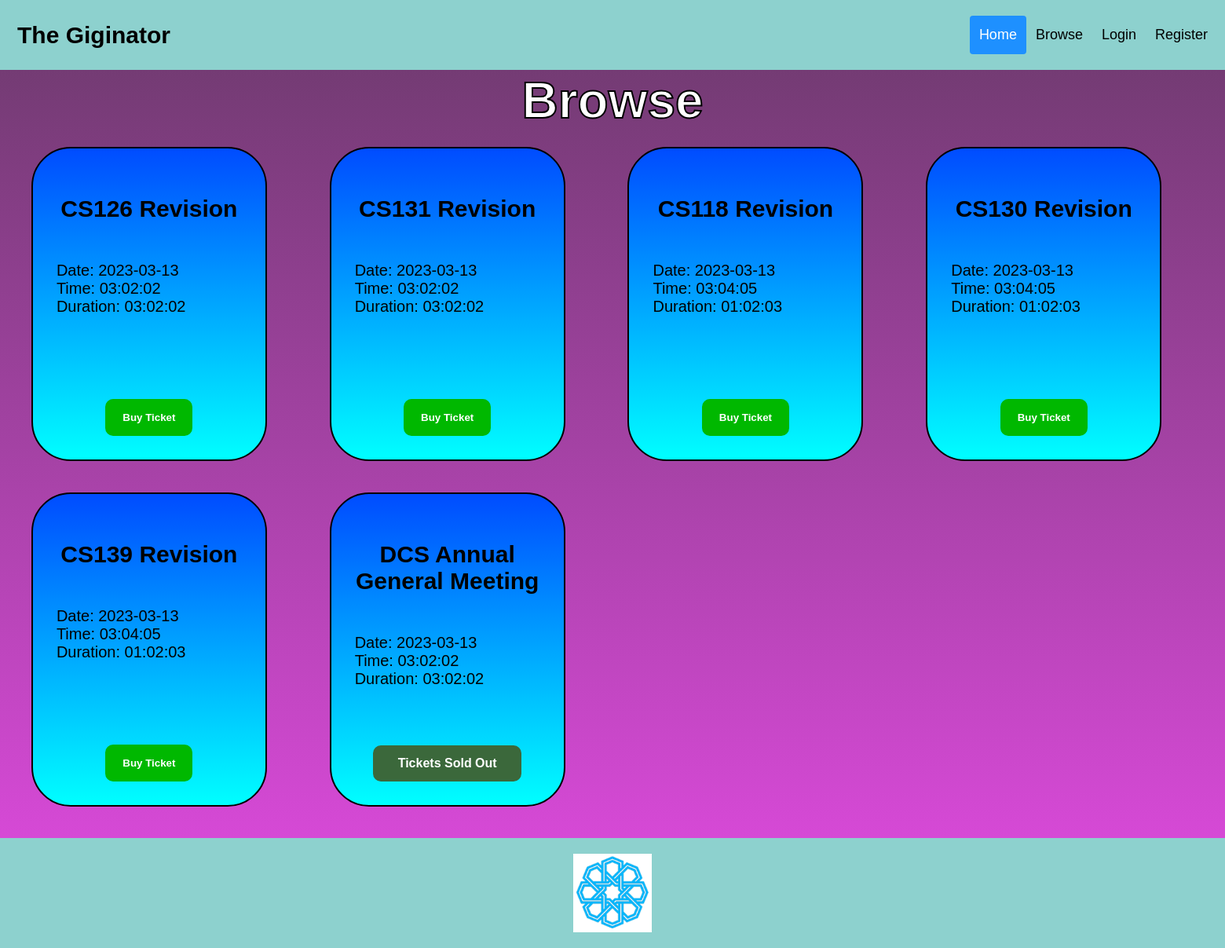
Screenshot of /browse with the database file from the repository.
### db_schema.py (models this page shows, shortened)
class Event(db.Model):
    __tablename__='events'
    id = db.Column(db.Integer, primary_key=True)
    eventname = db.Column(db.String(50))
    date = db.Column(db.Date)
    time = db.Column(db.Time)
    duration = db.Column(db.Time)
    capacity = db.Column(db.Integer)
    users = db.relationship('UserEvent')

### cwk.py (the view)
@app.route('/browse')
def allevents():
    if current_user.is_authenticated:
        ownedtickets = UserEvent.query.filter(UserEvent.user_id == current_user.id).with_entities(UserEvent.event_id).subquery()
        available_events = Event.query.filter(Event.id.notin_(ownedtickets),calcTickets(Event) < Event.capacity).\
                                order_by(Event.date,Event.time,Event.eventname)
        booked_events = Event.query.filter(Event.id.in_(ownedtickets),calcTickets(Event) < Event.capacity).\
                                order_by(Event.date,Event.time,Event.eventname)
    else:
        available_events = Event.query.filter(calcTickets(Event) < Event.capacity).\
                                order_by(Event.date,Event.time,Event.eventname)
        booked_events = [] #Guests cannot have owned tickets so list is empty
    sold_events = Event.query.filter(calcTickets(Event) >= Event.capacity).\
                                order_by(Event.date,Event.time,Event.eventname) #Retrieves all sold out tickets
    return render_template('browse.html',available_events=available_events,
                           booked_events=booked_events,sold_events=sold_events)

### cwk.py (called while the page is built)
def calcTickets(event):
    noTickets = Event.query.join(UserEvent).filter(UserEvent.isTicket==True,UserEvent.event_id==event.id).count()
    return noTickets

### templates/browse.html (shortened to what this page needs)
<!DOCTYPE html>
<html lang="en">
    <head>
        <link rel="stylesheet" href="/static/css/main.css" type="text/css" charset="utf-8">
    </head>
    <body>
        {% include 'header.html' %}
        <h1>Browse</h1><br>
        <div class="ticketdisplay">
            {% for event in available_events %}
                {% with ticket_type = "available" %}
                    {% include 'ticket.html' %}
                {% endwith %}
            {% endfor %}
            {% for event in sold_events %}
                {% with ticket_type = "sold" %}
                    {% include 'ticket.html' %}
                {% endwith %}
            {% endfor %}
        </div>
        {% include 'footer.html' %}
    </body>
</html>

### templates/header.html (shortened to what this page needs)
<!DOCTYPE html>
<html>
  <head>
    <link rel="stylesheet" href="/static/css/header.css" type="text/css" charset="utf-8">
  </head>
  <body>
    <div class="header">
      <a href="\" class="logo">The Giginator</a>
      <div class="header-right">
        <a id="home" href="\">Home</a>
        <a href="browse">Browse</a>
        {% if current_user.is_authenticated == false %}
          <a href="loginform">Login</a>
          <a href="register">Register</a>
        {% else %}
          <a href="myevents">My Events</a>
          <a href="mytickets">My Tickets</a>
          <a id="logout" href="logout">Log Out</a>
        {% endif %}
      </div>
    </div>
  </body>
</html>

### templates/ticket.html (shortened to what this page needs)
<body>
    <div class="ticket">
        <p class="ticketname">
            {{event.eventname}}
        </p>
        <p class="ticketvalue">
            Date: {{event.date}}<br>
            Time: {{event.time}}<br>
            Duration: {{event.duration}}
        </p>
        {% if ticket_type == "available" %}
            <button class="popup-button addticket" id="{{event.eventname}}">Buy Ticket</button>
        {% elif ticket_type == "booked" %}
            <button class="popup-button viewticket" id="{{event.eventname}}">View Ticket</button>
            <button class="popup-button cancel sellticket" id="c{{event.eventname}}">Sell Ticket</button>
        {% elif ticket_type == "sold" %}
            <div class="unavailable button">Tickets Sold Out</div>
        {% elif ticket_type == "manage" %}
            <div class="popup-button cancel delete-event" id="{{event.eventname}}">Delete Event</div>
        {% endif %}
    </div>
</body>

### templates/footer.html (shortened to what this page needs)
<!DOCTYPE html>
<html>
    <head>
        <link rel="stylesheet" href="/static/css/header.css" type="text/css" charset="utf-8">
    </head>
<body>
    <div class="footer">
        <div class="header">
            <img class="image" src="/static/css/Logo.png">
        </div>
    </div>
</body>

### static/css/main.css (style rules this page uses)
body { min-height: 100vh; background-image: linear-gradient(rgb(107, 58, 107),rgb(228, 75, 228)); display: flex; flex-direction: column; overflow-x: hidden; }
h1 { text-align: center; scale: 2; color: rgb(255, 255, 255); -webkit-text-stroke: 1px; -webkit-text-stroke-color: black; }
.ticket { border-radius: 50px; background-image: linear-gradient(rgb(0, 76, 255),rgb(0, 255, 255)); border: 2px solid; margin: 39.9px; margin-top: auto; padding: 30px; width: 300px; height: 400px; display: flex; flex-direction: column; }
.ticketname { font-weight: bold; font-size: 30px; text-align: center; }
.ticketvalue { font-size: 20px }
.ticketdisplay { display: flex; flex-wrap: wrap; }
.button { background-color: rgb(0, 184, 0); color: white; border: 2px solid rgb(0, 184, 0); padding: 12px 15px; margin: 0 10%; text-align: center; text-decoration: none; display: inline-block; border-radius: 10px; font-weight: bold; cursor: pointer; }
.unavailable { background-color: rgb(59, 104, 59); border: 2px solid rgb(59, 104, 59); margin-top: auto; }
.popup-button { background-color: rgb(0, 184, 0); color: white; border: 2px solid rgb(0, 184, 0); padding: 14px 20px; margin: 5% auto 0% auto; text-align: center; text-decoration: none; display: inline-block; border-radius: 10px; font-weight: bold; margin-top: auto; cursor: pointer; }

### static/css/header.css (style rules this page uses)
.image { object-fit: cover; display: block; width: 100px; height: 100px; margin-right: auto; margin-left:auto; }
body { margin: 0; font-family: Arial, Helvetica, sans-serif; }
* { box-sizing: border-box; }
.footer { margin-top: auto; }
.header { overflow: hidden; background-color: rgb(141, 209, 206); width: auto; padding: 20px 10px; }
.header a { float: left; color: black; text-align: center; padding: 12px; text-decoration: none; font-size: 18px; line-height: 25px; border-radius: 4px; }
.header a.logo { font-size: 30px; font-weight: bold; }
.header a#home { background-color: dodgerblue; color: white; }
.header-right { float: right; }

### rows the page displays
Event: eventname "CS126 Revision", date "2023-03-13", time "03:02:02", duration "03:02:02"
Event: eventname "CS131 Revision", date "2023-03-13", time "03:02:02", duration "03:02:02"
Event: eventname "CS118 Revision", date "2023-03-13", time "03:04:05", duration "01:02:03"
Event: eventname "CS130 Revision", date "2023-03-13", time "03:04:05", duration "01:02:03"
Event: eventname "CS139 Revision", date "2023-03-13", time "03:04:05", duration "01:02:03"
Event: eventname "DCS Annual General Meeting", date "2023-03-13", time "03:02:02", duration "03:02:02"
